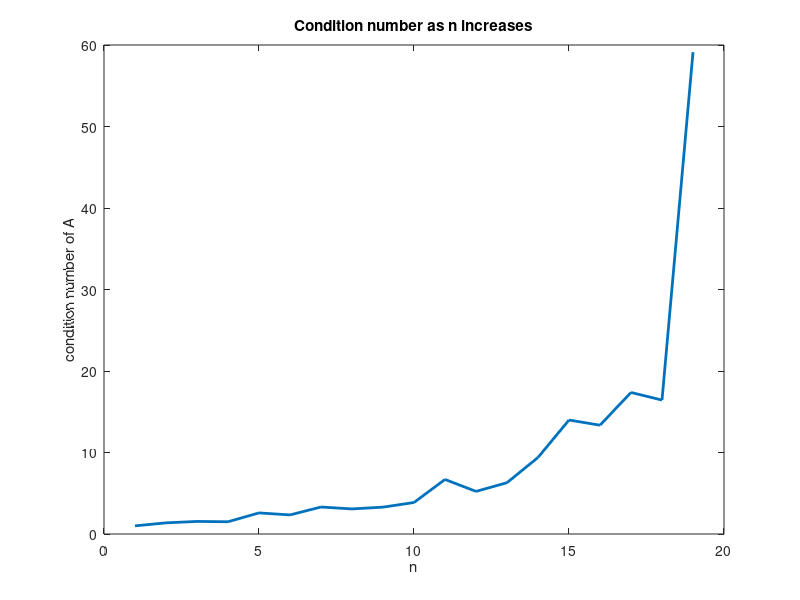
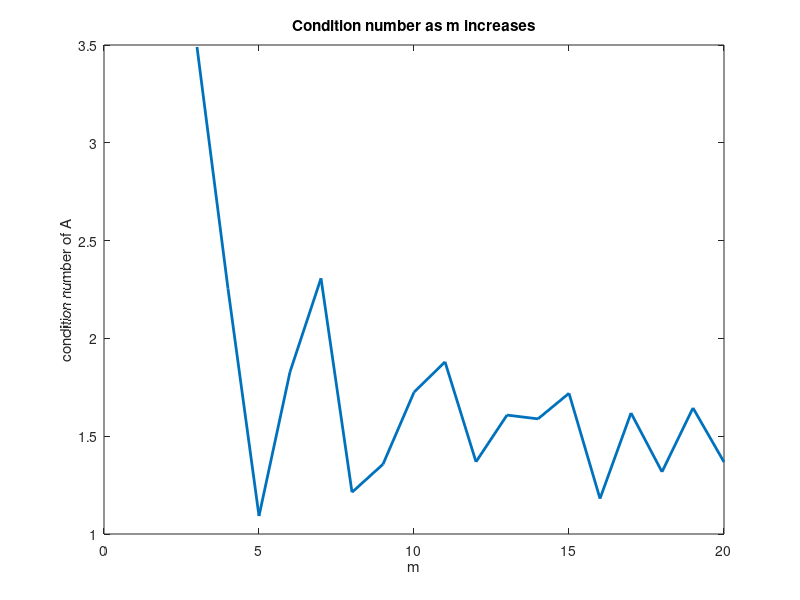
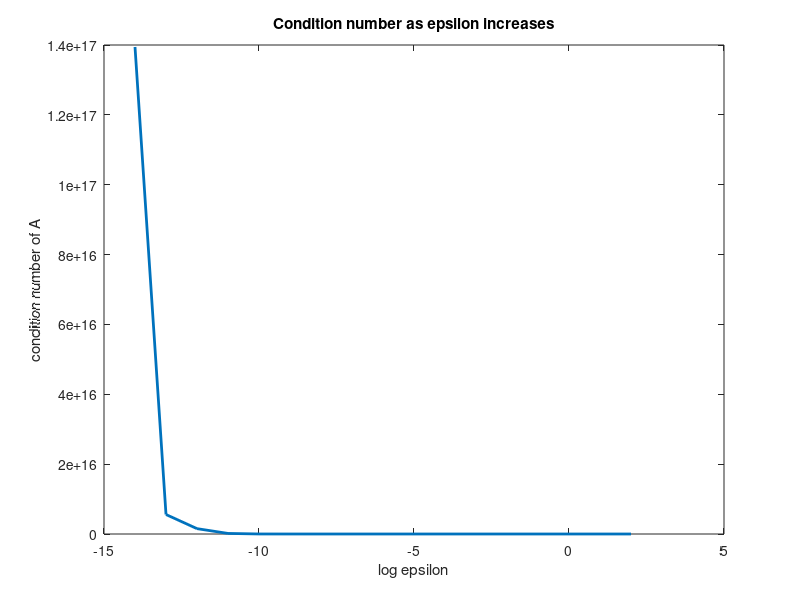
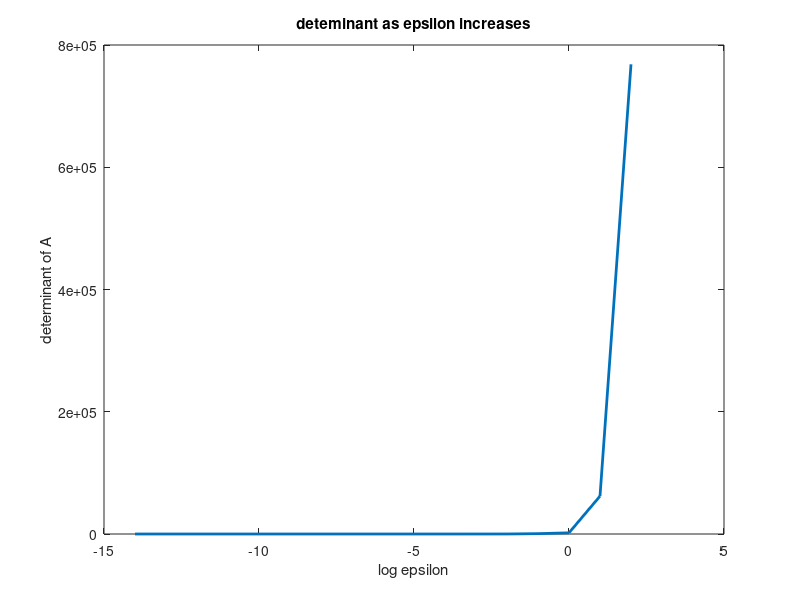

Recreate these plots in MATLAB, in order.
clear all; close all; clc;
% part 3
%3a
m_min = 2;
m_max = 20;
count = 1;
for m = m_min:m_max
    for n = 1:m-1
        A = randn(m,n); 
        cn(count,:) = [m,n,cond(A)];
        count = count+1;
       end
end
figure(1)
plot(cn(172:end,2),cn(172:end,3),'linewidth',2)
xlabel("n");
ylabel("condition number of A")
title("Condition number as n increases")

figure(2)
scn= sortrows(cn,2);
plot(scn(20:37,1),scn(20:37,3),'linewidth',2)
xlabel("m");
ylabel("condition number of A")
title("Condition number as m increases")

%% 3b
clear all; close all; clc;
m= 3;
n = m-1;
A = [200,38;4,53;2,7];
A1 = [A A(:,1)];
cn = cond(A1);
dn = det(A1);

%% 3c
clear all; close all; clc;
m= 3;
n = m-1;
A = [200,38;4,53;2,7];
count = 1;
for eps = -14:2
    A = [200,38;4,53;2,7];
    A1 = [A A(:,1)+(10^eps)*rand(m,1)];
    cn(count,:) = [eps,cond(A1)];
    dn(count,:) = [eps,det(A1)];
    count = count+1;
end

figure(3)
plot(cn(:,1),cn(:,2),'linewidth',2)
xlabel("log epsilon");
ylabel("condition number of A")
title("Condition number as epsilon increases")

figure(4)
plot(dn(:,1),dn(:,2),'linewidth',2)
xlabel("log epsilon");
ylabel("determinant of A")
title("deteminant as epsilon increases")
